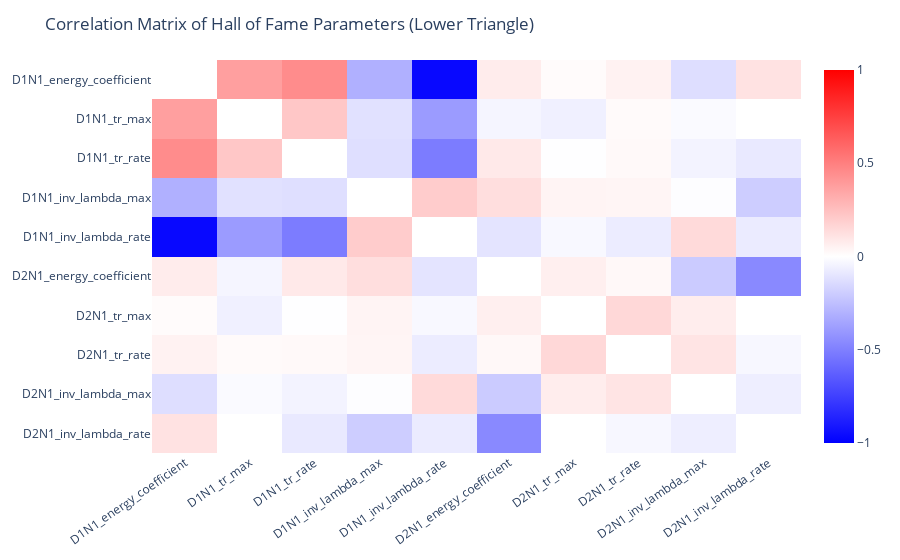

Source (notebook cell):
### Markdown cell above
### Correlation matrix of X best individuals

### Code cell
NB_INDIVIDUAL_CORRELATION = 5000

indiv_param = viewer.hall_of_fame.iloc[:NB_INDIVIDUAL_CORRELATION, :-1].to_numpy()
param_names = viewer.hall_of_fame.columns[:-1]

corr_matrix = np.corrcoef(indiv_param.T)
np.fill_diagonal(corr_matrix, np.nan)

fig = px.imshow(
    corr_matrix,
    text_auto=False,
    aspect="auto",
    color_continuous_scale=[[0, "blue"], [0.5, "white"], [1, "red"]],
    zmin=-1,
    zmax=1,
    x=param_names,
    y=param_names,
)
fig.update_layout(
    title="Correlation Matrix of Hall of Fame Parameters (Lower Triangle)",
    plot_bgcolor="rgba(0,0,0,0)",
    paper_bgcolor="rgba(0,0,0,0)",
    xaxis={"showgrid": False, "tickangle": -35},
    yaxis={"showgrid": False},
)

fig.show()

### Figure 1 — Plotly figure (JSON) as saved in the notebook; plotly's stock layout.template omitted (floating-point values rounded to 4 significant figures)
{"data": [{"coloraxis": "coloraxis", "hovertemplate": "x: %{x}<br>y: %{y}<br>color: %{z}<extra></extra>", "name": "0", "type": "heatmap", "x": ["D1N1_energy_coefficient", "D1N1_tr_max", "D1N1_tr_rate", "D1N1_inv_lambda_max", "D1N1_inv_lambda_rate", "D2N1_energy_coefficient", "D2N1_tr_max", "D2N1_tr_rate", "D2N1_inv_lambda_max", "D2N1_inv_lambda_rate"], "xaxis": "x", "y": ["D1N1_energy_coefficient", "D1N1_tr_max", "D1N1_tr_rate", "D1N1_inv_lambda_max", "D1N1_inv_lambda_rate", "D2N1_energy_coefficient", "D2N1_tr_max", "D2N1_tr_rate", "D2N1_inv_lambda_max", "D2N1_inv_lambda_rate"], "yaxis": "y", "z": [[null, 0.3768, 0.4518, -0.3087, -0.967, 0.07402, 0.01568, 0.0515, -0.1311, 0.115], [0.3768, null, 0.2184, -0.116, -0.3931, -0.03986, -0.05782, 0.01789, -0.01881, 0.001348], [0.4518, 0.2184, null, -0.1243, -0.5147, 0.08506, -0.004478, 0.02396, -0.04549, -0.08605], [-0.3087, -0.116, -0.1243, null, 0.1989, 0.1292, 0.04233, 0.03969, -0.007627, -0.1979], [-0.967, -0.3931, -0.5147, 0.1989, null, -0.1071, -0.0263, -0.07529, 0.1467, -0.07932], [0.07402, -0.03986, 0.08506, 0.1292, -0.1071, null, 0.06402, 0.02643, -0.2033, -0.4615], [0.01568, -0.05782, -0.004478, 0.04233, -0.0263, 0.06402, null, 0.1513, 0.07192, 0.001643], [0.0515, 0.01789, 0.02396, 0.03969, -0.07529, 0.02643, 0.1513, null, 0.1049, -0.02974], [-0.1311, -0.01881, -0.04549, -0.007627, 0.1467, -0.2033, 0.07192, 0.1049, null, -0.06696], [0.115, 0.001348, -0.08605, -0.1979, -0.07932, -0.4615, 0.001643, -0.02974, -0.06696, null]]}], "layout": {"coloraxis": {"cmax": 1, "cmin": -1, "colorscale": [[0, "blue"], [0.5, "white"], [1, "red"]]}, "margin": {"t": 60}, "paper_bgcolor": "rgba(0,0,0,0)", "plot_bgcolor": "rgba(0,0,0,0)", "title": {"text": "Correlation Matrix of Hall of Fame Parameters (Lower Triangle)"}, "xaxis": {"anchor": "y", "domain": [0, 1], "showgrid": false, "tickangle": -35}, "yaxis": {"anchor": "x", "autorange": "reversed", "domain": [0, 1], "showgrid": false}}}
